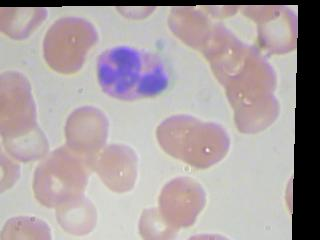
#> input picture images/EOSINOPHIL/_10_495.jpeg, 320 x 240 px, given in place of _0_207.jpeg, which was not available
$ python SVM_CA2.py
#> lines starting #> are read from the running program, lines starting #| are printed output that depends on the picture; pictures that were not available may be replaced by others from this repository, and a replacement may not be noted
"""
### Items included in Deliverables
* CA12 Report
* Readme.md
* Python Source code

## Members
* Chang Ye Han
* Chee Jiawei
* Chua Zhen Liang Desmond
* Ganesh Kumar
* Goh Yu Chen
"""

import numpy as np
import cv2
from skimage.feature import hog
import matplotlib.pyplot as plt
import glob
import time
from sklearn.svm import LinearSVC
from sklearn.preprocessing import StandardScaler
from sklearn.cross_validation import train_test_split
from sklearn.utils import shuffle
from sklearn.decomposition import PCA # Not use after refinement
from skimage.transform import rescale # Not use after refinement
from sklearn.metrics import confusion_matrix

EOSINOPHIL_folders = ['../images/EOSINOPHIL/']
LYMPHOCYTE_folders = ['../images/LYMPHOCYTE/']
MONOCYTE_folders = ['../images/MONOCYTE/']
NEUTROPHIL_folders = ['../images/NEUTROPHIL/']

test_img_loc = '../images/EOSINOPHIL/_0_207.jpeg'
feature_image = cv2.imread(test_img_loc)
#> feature_image is the input picture: shape (240, 320, 3); mean B, G, R 164.2, 162.3, 172.7
feature_image = cv2.cvtColor(feature_image, cv2.COLOR_RGB2HSV)
#> feature_image: shape (240, 320, 3); mean H, S, V 97.4, 29.8, 175.6
plt.imshow(feature_image)
plt.show()

color_space = 'HSV' # Can be RGB, HSV, LUV, HLS, YUV, YCrCb
orient = 9  # HOG orientations
pix_per_cell = 44 # HOG pixels per cell default 8
cell_per_block = 2 # HOG cells per block
hog_channel = 'ALL' # Can be 0, 1, 2, or "ALL"
spatial_size = (32, 32) # Spatial binning dimensions default 32
hist_bins = 32    # Number of histogram bins
spatial_feat = True # Spatial features on or off
hist_feat = True # Histogram features on or off
hog_feat = True # HOG features on or off

SIZE = 2478 # Number of images uses per classification for training and testing
rescaleFactor = 3.0 # Rescale factor to reduce memory usage
Cparameter= 0.001

# Define a function to return HOG features and visualization
def get_hog_features(img, orient, pix_per_cell, cell_per_block,
                        vis=False, feature_vec=True):
    # Call with two outputs if vis==True
#> called with orient = 9, pix_per_cell = 44, cell_per_block = 2, vis = True, feature_vec = True
    if vis == True:
        features, hog_image = hog(img, orientations=orient,
                                  pixels_per_cell=(pix_per_cell, pix_per_cell),
                                  cells_per_block=(cell_per_block, cell_per_block),
                                  transform_sqrt=True,
                                  visualise=vis, feature_vector=feature_vec)
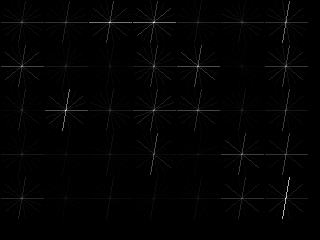
#> hog_image: shape (240, 320) float64; min 0, max 2.01, mean 0.0207; drawn with min black and max white
#> features = 864 values, max 0.393 at index 756, min 0.00575 at index 842, mean 0.132
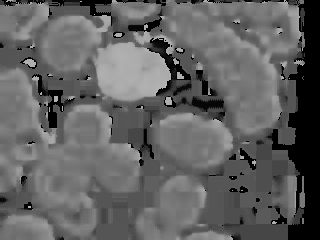
#> img: shape (240, 320); min 0, max 179, mean 97.4
        return features, hog_image
    # Otherwise call with one output
    else:
        features = hog(img, orientations=orient,
                       pixels_per_cell=(pix_per_cell, pix_per_cell),
                       cells_per_block=(cell_per_block, cell_per_block),
                       transform_sqrt=True,
                       visualise=vis, feature_vector=feature_vec)
        return features


feature_image = cv2.imread(test_img_loc)
feature_image = cv2.cvtColor(feature_image, cv2.COLOR_RGB2HSV)

hog_features, hog_image = get_hog_features(feature_image[:,:,0], orient,
                        pix_per_cell, cell_per_block, vis=True, feature_vec=True)
#> hog_features has the same summary as features in get_hog_features
plt.imshow(hog_image)
plt.title('HOG Image ' + str(pix_per_cell) + ' Pixel-per-cell')
plt.show()


# Define a function to compute binned color features
def bin_spatial(img, size=(32, 32)):
    # Use cv2.resize().ravel() to create the feature vector
#> called with size = (32, 32)
    features = cv2.resize(img, size).ravel()
#> features = 3072 values, max 255 at index 1, min 0 at index 24, mean 101.1
    # Return the feature vector
    return features

# Plot features
feature_image = cv2.imread(test_img_loc)
feature_image = cv2.cvtColor(feature_image, cv2.COLOR_RGB2HSV)
feature_vec = bin_spatial(feature_image, size=spatial_size)
#> feature_vec has the same summary as features in bin_spatial
plt.plot(feature_vec)
plt.title('Spatially Binned Features COLOR_RGB2HSV')
plt.show()
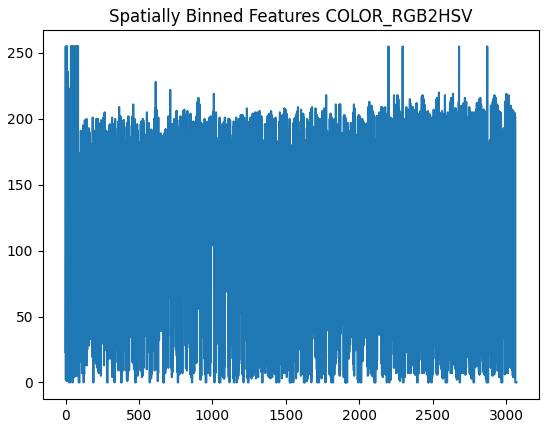
#> figure drawn by matplotlib, 1 panel; curve peaks at x = 1, y = 255


# Define a function to compute color histogram features
# NEED TO CHANGE bins_range if reading .png files with mpimg!
def color_hist(img, nbins=32, bins_range=(0, 256)):
    # Compute the histogram of the color channels separately
#> called with nbins = 32, bins_range = (0, 256)
    channel1_hist = np.histogram(img[:,:,0], bins=nbins, range=bins_range)
    channel2_hist = np.histogram(img[:,:,1], bins=nbins, range=bins_range)
    channel3_hist = np.histogram(img[:,:,2], bins=nbins, range=bins_range)
    # Concatenate the histograms into a single feature vector
    hist_features = np.concatenate((channel1_hist[0], channel2_hist[0], channel3_hist[0]))
#> hist_features = 96 values, max 24067 at index 32, min 0 at index 23, mean 2400
    # Return the individual histograms, bin_centers and feature vector
    return hist_features

feature_image = cv2.imread(test_img_loc)
feature_image = cv2.cvtColor(feature_image, cv2.COLOR_RGB2HSV)
hist_features = color_hist(feature_image, nbins=hist_bins)
plt.hist(hist_features)
plt.title('Color Histogram Features COLOR_RGB2HSV')
plt.show()
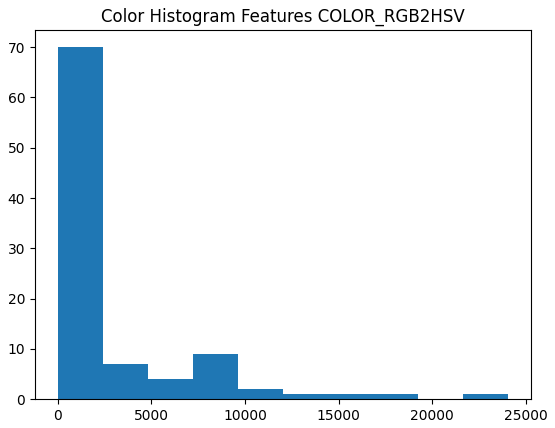
#> figure drawn by matplotlib, 1 panel; tallest bar 70 high, from x = 0 to 2406.7


# Define a function to extract features from a single image window
def single_img_features(img, color_space='RGB', spatial_size=(32, 32),
                        hist_bins=32, orient=9,
                        pix_per_cell=8, cell_per_block=2, hog_channel=0,
                        spatial_feat=True, hist_feat=True, hog_feat=True, hog_features=None):
    #1) Define an empty list to receive features
#> called with color_space = 'HSV', spatial_size = (32, 32), hist_bins = 32, orient = 9, pix_per_cell = 44, cell_per_block = 2, hog_channel = 'ALL', spatial_feat = True
    img_features = []
    #2) Apply color conversion if other than 'RGB'
    if color_space != 'RGB':
        if color_space == 'HSV':
            feature_image = cv2.cvtColor(img, cv2.COLOR_RGB2HSV)
        elif color_space == 'LUV':
            feature_image = cv2.cvtColor(img, cv2.COLOR_RGB2LUV)
        elif color_space == 'HLS':
            feature_image = cv2.cvtColor(img, cv2.COLOR_RGB2HLS)
        elif color_space == 'YUV':
            feature_image = cv2.cvtColor(img, cv2.COLOR_RGB2YUV)
        elif color_space == 'YCrCb':
            feature_image = cv2.cvtColor(img, cv2.COLOR_RGB2YCrCb)
    else: feature_image = np.copy(img)

    # Rescale function to reduce the memory usage
#    feature_image = rescale(feature_image, 1.0 / rescaleFactor)

    #3) Compute spatial features if flag is set
    if spatial_feat == True:
        spatial_features = bin_spatial(feature_image, size=spatial_size)
#> spatial_features has the same summary as features in bin_spatial
        #4) Append features to list
        img_features.append(spatial_features)
    #5) Compute histogram features if flag is set
    if hist_feat == True:
        hist_features = color_hist(feature_image, nbins=hist_bins)
        #6) Append features to list
        img_features.append(hist_features)
    #7) Compute HOG features if flag is set
    if hog_feat == True:
        if True: #hog_features is None:
            if hog_channel == 'ALL':
                hog_features = []
                for channel in range(feature_image.shape[2]):
                    hog_features.extend(get_hog_features(feature_image[:,:,channel],
                                        orient, pix_per_cell, cell_per_block,
                                        vis=False, feature_vec=True))
#> after the loop, hog_features = 2592 values, max 0.596 at index 1768, min 0.000916 at index 2582, mean 0.139
            else:
                hog_features = get_hog_features(feature_image[:,:,hog_channel], orient,
                            pix_per_cell, cell_per_block, vis=False, feature_vec=True)
        #8) Append features to list
        img_features.append(hog_features)

    #9) Return concatenated array of features
    return np.concatenate(img_features)

# Define a function to extract features from a list of images
# Have this function call bin_spatial() and color_hist()
def extract_features(imgs, color_space='RGB', spatial_size=(32, 32),
                        hist_bins=32, orient=9,
                        pix_per_cell=8, cell_per_block=2, hog_channel=0,
                        spatial_feat=True, hist_feat=True, hog_feat=True):
    # Create a list to append feature vectors to
    features = []
    # Iterate through the list of images
    for file in imgs:
        img = cv2.imread(file)

        file_features = single_img_features(img, color_space, spatial_size,
            hist_bins, orient, pix_per_cell, cell_per_block, hog_channel,
            spatial_feat, hist_feat, hog_feat)
#> file_features = 5760 values, max 24067 at index 3104, min 0 at index 24, mean 93.99
        features.append(file_features)
    # Return list of feature vectors
    return features


def prepare_images_for_processing(EOSINOPHIL_folders, LYMPHOCYTE_folders, MONOCYTE_folders, NEUTROPHIL_folders, image_type):
    EOSINOPHIL_array = []
    for folder in EOSINOPHIL_folders:
        EOSINOPHIL_array += glob.glob(folder +'/*.' + image_type)

    LYMPHOCYTE_array = []
    for folder in LYMPHOCYTE_folders:
        LYMPHOCYTE_array += glob.glob(folder +'/*.' + image_type)

    MONOCYTE_array = []
    for folder in MONOCYTE_folders:
        MONOCYTE_array += glob.glob(folder +'/*.' + image_type)

    NEUTROPHIL_array = []
    for folder in NEUTROPHIL_folders:
        NEUTROPHIL_array += glob.glob(folder +'/*.' + image_type)

    # Keep distribution even
    EOSINOPHIL_array = EOSINOPHIL_array[:SIZE]
    LYMPHOCYTE_array = LYMPHOCYTE_array[:SIZE]
    MONOCYTE_array = MONOCYTE_array[:SIZE]
    NEUTROPHIL_array = NEUTROPHIL_array[:SIZE]

    print ("Read EOSINOPHIL")
    EOSINOPHIL_features = extract_features(EOSINOPHIL_array, color_space=color_space,
        spatial_size=spatial_size, hist_bins=hist_bins,
        orient=orient, pix_per_cell=pix_per_cell,
        cell_per_block=cell_per_block,
        hog_channel=hog_channel, spatial_feat=spatial_feat,
        hist_feat=hist_feat, hog_feat=hog_feat)

    print ("Read LYMPHOCYTE")
    LYMPHOCYTE_features = extract_features(LYMPHOCYTE_array, color_space=color_space,
        spatial_size=spatial_size, hist_bins=hist_bins,
        orient=orient, pix_per_cell=pix_per_cell,
        cell_per_block=cell_per_block,
        hog_channel=hog_channel, spatial_feat=spatial_feat,
        hist_feat=hist_feat, hog_feat=hog_feat)
#> LYMPHOCYTE_features = 1 item

    print ("Read MONOCYTE")
    MONOCYTE_features = extract_features(MONOCYTE_array, color_space=color_space,
        spatial_size=spatial_size, hist_bins=hist_bins,
        orient=orient, pix_per_cell=pix_per_cell,
        cell_per_block=cell_per_block,
        hog_channel=hog_channel, spatial_feat=spatial_feat,
        hist_feat=hist_feat, hog_feat=hog_feat)
#> MONOCYTE_features = 1 item

    print ("Read NEUTROPHIL")
    NEUTROPHIL_features = extract_features(NEUTROPHIL_array, color_space=color_space,
        spatial_size=spatial_size, hist_bins=hist_bins,
        orient=orient, pix_per_cell=pix_per_cell,
        cell_per_block=cell_per_block,
        hog_channel=hog_channel, spatial_feat=spatial_feat,
        hist_feat=hist_feat, hog_feat=hog_feat)
#> NEUTROPHIL_features = 1 item

    print ("Stack")
    X = np.vstack((EOSINOPHIL_features, LYMPHOCYTE_features, MONOCYTE_features, NEUTROPHIL_features)).astype(np.float64)

    print ("Fit")
    # Fit a per-column scaler
    X_scaler = StandardScaler().fit(X)

    print ("Scaler")
    # Apply the scaler to X
    scaled_X = X_scaler.transform(X)

    print ("Define labels")
    # Define the labels vector
    list0 = [0] * SIZE
    list1 = [1] * SIZE
    list2 = [2] * SIZE
    list3 = [3] * SIZE
    y = list0 + list1 + list2 + list3

    return scaled_X, np.array(y), X_scaler

t=time.time()

#Read the image
scaled_X, y, X_scaler = prepare_images_for_processing(EOSINOPHIL_folders, LYMPHOCYTE_folders, MONOCYTE_folders, NEUTROPHIL_folders, "jpeg")

# [7 lines of commented-out code are left out]
#> (the run stopped early here; a loop or call above may not have finished)
